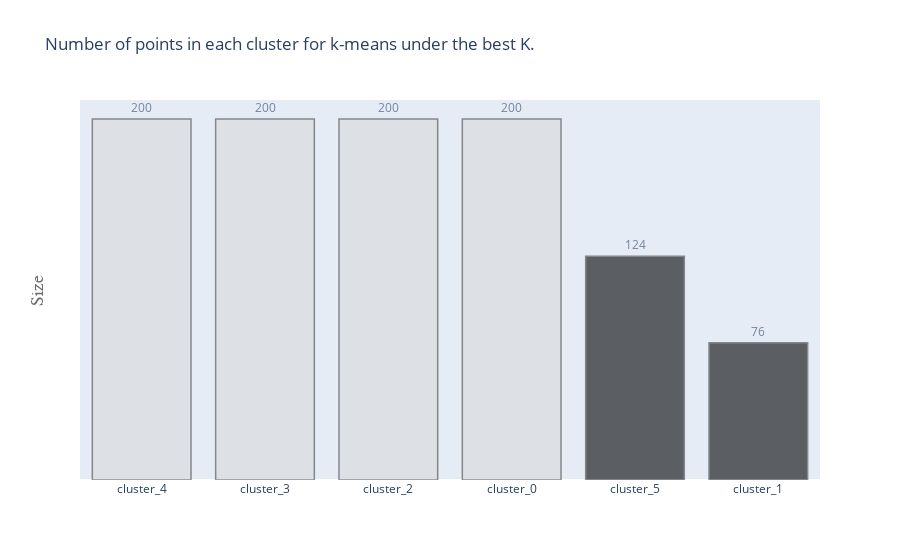

Notebook cell for this chart:
### Code cell
clusters=6
KMeans_Histogram(df,X,clusters)

### Figure 1 — Plotly figure (JSON) as saved in the notebook; plotly's stock layout.template omitted (floating-point values rounded to 4 significant figures)
{"data": [{"marker": {"color": ["rgb(217,217,217)", "rgb(217,217,217)", "rgb(217,217,217)", "rgb(217,217,217)"], "line": {"color": "rgb(68,68,68)", "width": 1.5}}, "opacity": 0.6, "text": ["200", "200", "200", "200", "124", "76"], "textposition": "outside", "type": "bar", "x": ["cluster_4", "cluster_3", "cluster_2", "cluster_0", "cluster_5", "cluster_1"], "y": [200, 200, 200, 200, 124, 76]}], "layout": {"title": {"text": "Number of points in each cluster for k-means under the best K."}, "xaxis": {"tickangle": 0, "ticks": ""}, "yaxis": {"showgrid": false, "showticklabels": false, "ticks": "", "title": {"font": {"color": "rgb(107, 107, 107)", "family": "Arial, sans-serif", "size": 18}, "text": "Size</b>"}}}}
